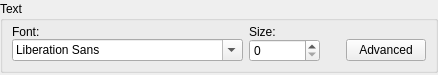
<?xml version="1.0" encoding="UTF-8"?>
<ui version="4.0">
 <class>FontSelectionWidget</class>
 <widget class="QWidget" name="FontSelectionWidget">
  <property name="geometry">
   <rect>
    <x>0</x>
    <y>0</y>
    <width>438</width>
    <height>75</height>
   </rect>
  </property>
  <property name="sizePolicy">
   <sizepolicy hsizetype="Preferred" vsizetype="Fixed">
    <horstretch>0</horstretch>
    <verstretch>0</verstretch>
   </sizepolicy>
  </property>
  <property name="windowTitle">
   <string>Form</string>
  </property>
  <layout class="QVBoxLayout" name="verticalLayout">
   <property name="spacing">
    <number>0</number>
   </property>
   <property name="margin">
    <number>0</number>
   </property>
   <item>
    <widget class="QGroupBox" name="m_textGroup">
     <property name="sizePolicy">
      <sizepolicy hsizetype="Preferred" vsizetype="Fixed">
       <horstretch>0</horstretch>
       <verstretch>0</verstretch>
      </sizepolicy>
     </property>
     <property name="title">
      <string>Text</string>
     </property>
     <layout class="QHBoxLayout" name="horizontalLayout_4">
      <property name="spacing">
       <number>6</number>
      </property>
      <property name="topMargin">
       <number>4</number>
      </property>
      <property name="bottomMargin">
       <number>4</number>
      </property>
      <item>
       <layout class="QGridLayout" name="m_gridLayout" columnstretch="0,0,0,0">
        <property name="bottomMargin">
         <number>4</number>
        </property>
        <property name="verticalSpacing">
         <number>0</number>
        </property>
        <item row="4" column="1">
         <widget class="QLabel" name="m_sizeLabel">
          <property name="sizePolicy">
           <sizepolicy hsizetype="Preferred" vsizetype="Fixed">
            <horstretch>0</horstretch>
            <verstretch>0</verstretch>
           </sizepolicy>
          </property>
          <property name="text">
           <string>Size:</string>
          </property>
         </widget>
        </item>
        <item row="4" column="0">
         <widget class="QLabel" name="m_fontLabel">
          <property name="sizePolicy">
           <sizepolicy hsizetype="Preferred" vsizetype="Fixed">
            <horstretch>0</horstretch>
            <verstretch>0</verstretch>
           </sizepolicy>
          </property>
          <property name="text">
           <string>Font:</string>
          </property>
         </widget>
        </item>
        <item row="5" column="0">
         <widget class="QFontComboBox" name="m_fontComboBox">
          <property name="sizePolicy">
           <sizepolicy hsizetype="Preferred" vsizetype="Fixed">
            <horstretch>0</horstretch>
            <verstretch>0</verstretch>
           </sizepolicy>
          </property>
         </widget>
        </item>
        <item row="5" column="1">
         <widget class="QSpinBox" name="m_sizeSpinBox"/>
        </item>
        <item row="4" column="3">
         <spacer name="m_advancedButtonSpacer">
          <property name="orientation">
           <enum>Qt::Vertical</enum>
          </property>
          <property name="sizeType">
           <enum>QSizePolicy::Preferred</enum>
          </property>
          <property name="sizeHint" stdset="0">
           <size>
            <width>20</width>
            <height>20</height>
           </size>
          </property>
         </spacer>
        </item>
        <item row="5" column="3">
         <widget class="QPushButton" name="m_advancedFontButton">
          <property name="text">
           <string>Advanced</string>
          </property>
         </widget>
        </item>
        <item row="5" column="2">
         <spacer name="verticalSpacer">
          <property name="orientation">
           <enum>Qt::Vertical</enum>
          </property>
          <property name="sizeType">
           <enum>QSizePolicy::Preferred</enum>
          </property>
          <property name="sizeHint" stdset="0">
           <size>
            <width>20</width>
            <height>20</height>
           </size>
          </property>
         </spacer>
        </item>
       </layout>
      </item>
     </layout>
    </widget>
   </item>
  </layout>
 </widget>
 <resources/>
 <connections/>
</ui>
